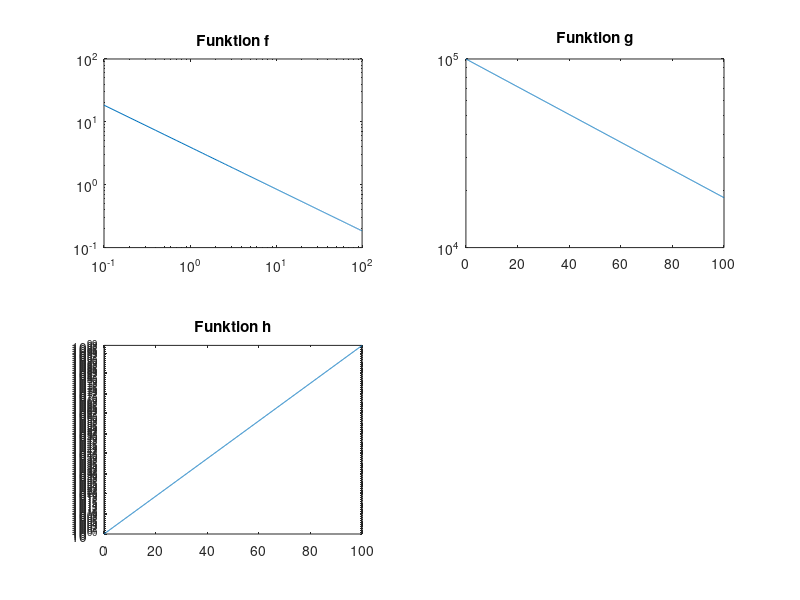

Here is the MATLAB script that generated this plot:
x = 0:0.1:100

f = @(x) 5./(2.*x.^2).^(1/3)
g = @(x) 10^5*(2*exp(1)).^(-1*x./100)
h = @(x)((10.^(x.*2))./(2.^(x.*5))).^2

subplot(2,2,1)
loglog(x,f(x))
title('Funktion f')

subplot(2,2,2)
semilogy(x,g(x))
title('Funktion g')

subplot(2,2,3)
semilogy(x,h(x))
title('Funktion h')